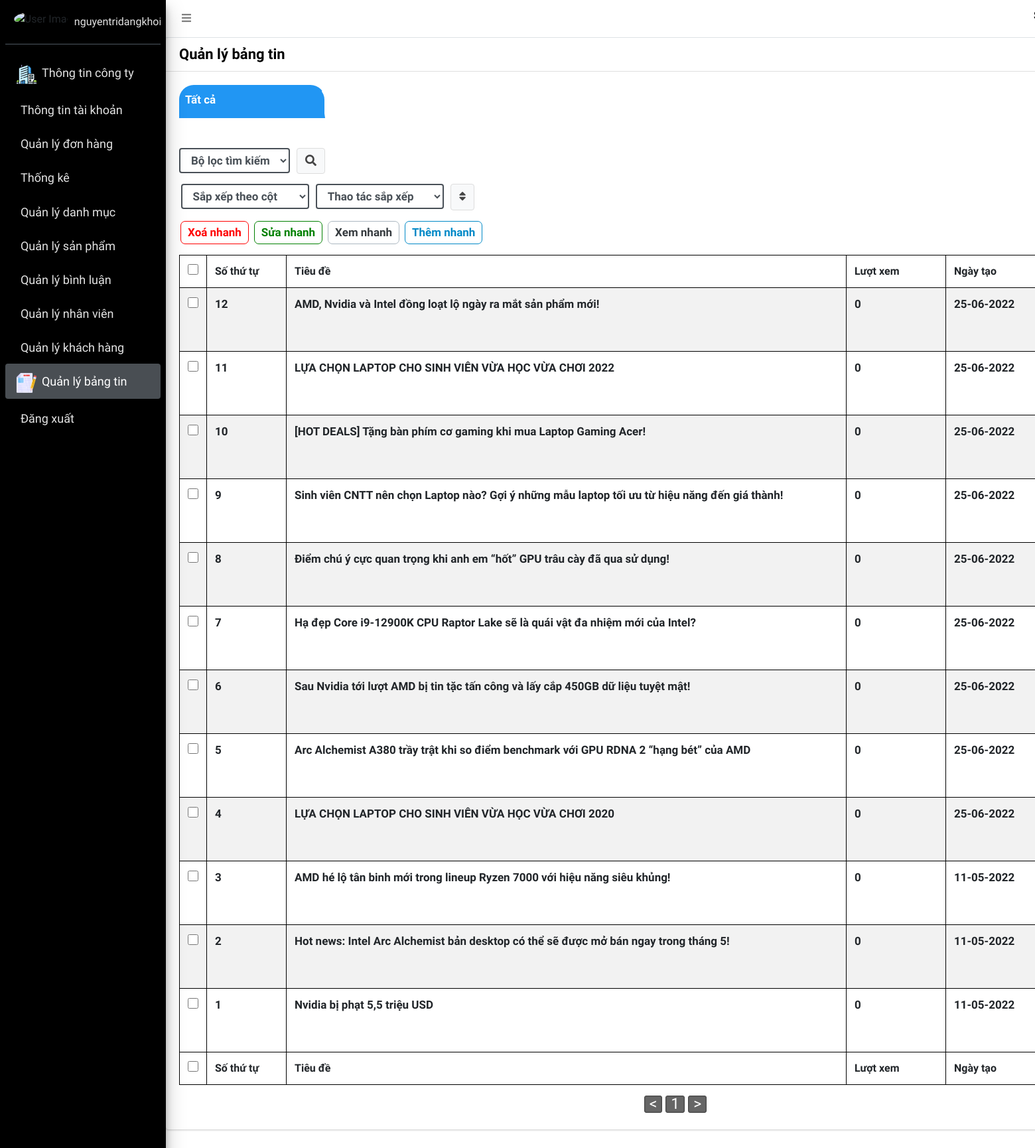
The app's page /admin/notification_manage.php (signed in) with its own data.
### tables this page shows
CREATE TABLE IF NOT EXISTS `notification` (
  `id` int(11) NOT NULL AUTO_INCREMENT COMMENT 'Khoá chính tăng tự động để phân biệt các dòng',
  `title` varchar(255) NOT NULL COMMENT 'Tiêu đề bảng tin',
  `content` text NOT NULL COMMENT 'Nội dung bảng tin',
  `img_name` varchar(255) NOT NULL COMMENT 'Đường dẫn ảnh đại diện bảng tin',
  `is_delete` int(11) NOT NULL DEFAULT '0' COMMENT '1: Đã xoá,0: Chưa xoá',
  `views` int(11) NOT NULL DEFAULT '0' COMMENT 'Số lượt xem',
  `created_at` datetime NOT NULL DEFAULT CURRENT_TIMESTAMP COMMENT 'Thời điểm dòng dữ liệu insert vào bảng này',
  PRIMARY KEY (`id`)
);

### admin/notification_manage.php (the view, shortened to what the rows shown need)
<?php
   if(is_get_method()) {
      include_once("include/head.meta.php");
      $upt_more = isset($_REQUEST['upt_more']) ? $_REQUEST['upt_more'] : null;
      $where = "where 1=1 and is_delete = 0";
      $order_by = "Order by n.id desc";
      $where .= " $order_by";
?>
<link rel="stylesheet" href="css/summernote.min.css">
<div class="container-wrapper" style="margin-left:250px;">
  <div class="container-fluid" style="padding:0px;">
    <section class="content">
        <div class="row">
            <div class="col-12">
               <div class="card">
                  <div class="card-body ok-game-start">
                     <div id="load-all">
                        <link rel="stylesheet" href="css/tab.css">
                        <div id="is-load">
                           <div class="table-game-start">
                           <table id="table-notification_manage" class="table table-bordered table-striped">
                              <thead>
                                 <tr style="cursor:pointer;">
                                    <th style="width:20px !important;">
                                       <input style="width:16px;height:16px;cursor:pointer" type="checkbox" name="check_all" id="" onchange="checkedAll()" <?=$upt_more == 1 ? "checked" : "";?>>
                                    </th>
                                    <th class="w-120 th-so-thu-tu">Số thứ tự <span class="sort ml-10"><i class="sort-asc fas fa-arrow-up"></i><i class="sort-desc fas fa-arrow-down"></i></span></th>
                                    <th class="th-tieu-de">Tiêu đề <span class="sort ml-10"><i class="sort-asc fas fa-arrow-up"></i><i class="sort-desc fas fa-arrow-down"></i></span></th>
                                    <th class="w-150 th-luot-xem">Lượt xem <span class="sort ml-10"><i class="sort-asc fas fa-arrow-up"></i><i class="sort-desc fas fa-arrow-down"></i></span></th>
                                    <th class="w-150 th-ngay-tao">Ngày tạo <span class="sort ml-10"><i class="sort-asc fas fa-arrow-up"></i><i class="sort-desc fas fa-arrow-down"></i></span></th>
                                 </tr>
                              </thead>
                              <?php
                                 $cnt = 0;
                                 $page = isset($_REQUEST['page']) && is_numeric($_REQUEST['page']) && $_REQUEST['page'] > 0 ? $_REQUEST['page'] : 1;
                                 $limit = $_SESSION['paging'];
                                 $start_page = $limit * ($page - 1);
                                 $sql_get_total = "select count(*) as 'countt' from notification n $where";
                                 $total = fetch(sql_query($sql_get_total))['countt'];
                                 $sql_get_product = "select * from notification n $where limit $start_page,$limit";
                              ?>
                              <tbody dt-parent-id dt-items="<?=$total;?>" dt-limit="<?=$limit;?>" dt-page="<?=$page?>" id="list-bang-tin" class="list-notification">
                              <?php
                              $rows = fetch_all(sql_query($sql_get_product));
                              foreach($rows as $row) {
                              ?>
                                 <tr class="<?=$upt_more == 1 ? "selected" : "";?>" id="<?=$row["id"];?>">
                                    <td>
                                       <input style="width:16px;height:16px;cursor:pointer" value="<?=$row["id"];?>" data-shift="<?=$cnt?>" onclick="shiftCheckedRange()" type="checkbox" name="check_id<?=$row["id"];?>" <?=$upt_more == 1 ? "checked" : "";?>>
                                    </td>
                                    <td class="so-thu-tu"><?=$total - ($start_page + $cnt);?></td>
                                    <td class="tieu-de"><?=$upt_more == 1 ? "<input class='kh-inp-ctrl' type='text' name='upt_title' value='$row[title]'><span class='text-danger'></span>" : $row['title'];?></td>
                                    <td class="luot-xem"><?=$row['views']?></td>
                                    <td class="ngay-tao"><?=$row['created_at'] ? Date("d-m-Y",strtotime($row['created_at'])) : "";?></td>
                                 </tr>
                              <?php
                                 $cnt++;
                              }
                              ?>
                              </tbody>
                              <tfoot>
                                 <tr>
                                    <th style="width:20px !important;">
                                       <input style="width:16px;height:16px;cursor:pointer" type="checkbox" name="check_all" id="" onchange="checkedAll()" <?=$upt_more == 1 ? "checked" : "";?>>
                                    </th>
                                    <th>Số thứ tự</th>
                                    <th>Tiêu đề</th>
                                    <th>Lượt xem</th>
                                    <th>Ngày tạo</th>
                                 </tr>
                              </tfoot>
                           </table>
                           </div>
                        </div>
                     </div>
                  </div>
               </div>
            </div>
         </div>
    </section>
  </div>
</div>
<?php
   include_once("include/footer.php");
?>
<?php
   } else if (is_post_method()) {
      $user_id = isset($_SESSION["id"]) ? $_SESSION["id"] : null;
      $id = isset($_REQUEST["id"]) ? $_REQUEST["id"] : null;
      $status = isset($_REQUEST["status"]) ? $_REQUEST["status"] : null;
      $title = isset($_REQUEST["title"]) ? $_REQUEST["title"] : null;
      $content = isset($_REQUEST["content"]) ? $_REQUEST["content"] : null;
      if($status == 'Delete') {
         $success = "Bạn đã xoá dữ liệu thành công";
         $error = "Network has problem. Please try again.";
         $sql_del = "Update notification set is_delete = 1 where id = ?";
         sql_query($sql_del,[$id]);
         echo_json(["id" => $id,"success" => $success,"error" => $error]);
      } else if($status == "Insert") {
         $sql_check_exist = "select count(*) as 'countt' from notification where id = '$id'";
         $row = fetch(sql_query($sql_check_exist));
         if($row['countt'] > 0) {
            $error = "Tiêu đề bảng tin này đã tồn tại.";
            echo_json(['msg' => 'not_ok', 'error' => $error]);
         } else {
            $sql_insert = "Insert into notification(title,content,img_name) values(?,?,?)";
            sql_query($sql_insert,[$title,$content,1]);
            $insert = ins_id();
            $dir = "upload/notify";
            if(!file_exists($dir)) {
               mkdir($dir, 0777);
               chmod($dir, 0777);
            }
            $dir = "upload/notify/" . $insert;
            if(!file_exists($dir)) {
               mkdir($dir, 0777);
               chmod($dir, 0777);
            }
            if($_FILES['img_bangtin_file']['name'] != "") {
               $ext = strtolower(pathinfo($_FILES['img_bangtin_file']['name'],PATHINFO_EXTENSION));
               $file_name = md5(rand(1,999999999)). $id . "." . $ext;
               $file_name = str_replace("_","",$file_name);
               $path = $dir . "/" . $file_name ;
               move_uploaded_file($_FILES['img_bangtin_file']['tmp_name'],$path);
               $sql_update = "update notification set img_name = ? where id = ?";
               sql_query($sql_update,[$path,$insert]);
            }
            echo_json(["msg" => "ok"]);
         }
      } else if($status == "Update") {
         $image = null;
         $dir = "upload/notify/" . $id;
         if(!file_exists($dir)) {
            mkdir($dir, 0777);
            chmod($dir, 0777);
         }
         if($_FILES['img_bangtin_file']['name'] != "") {
            $sql_get_old_file = "select img_name from notification where id = '$id'";
            $old_file = fetch(sql_query($sql_get_old_file))['img_name'];
            if(file_exists($old_file)){
               unlink($old_file);
            }
            $ext = strtolower(pathinfo($_FILES['img_bangtin_file']['name'],PATHINFO_EXTENSION));
            $file_name = md5(rand(1,999999999)). $id . "." . $ext;
            $file_name = str_replace("_","",$file_name);
            $path = $dir . "/" . $file_name ;
            move_uploaded_file($_FILES['img_bangtin_file']['tmp_name'],$path);
            $sql_update = "Update notification set img_name = ? where id = ?";
            sql_query($sql_update,[$path,$id]);
         }
         if($image) {
            $sql_update = "Update notification set title = '$title',content = '$content',img_name='$image' where id = '$id'";
            sql_query($sql_update);
         } else {
            $sql_update = "Update notification set title = '$title',content = '$content' where id = '$id'";
            sql_query($sql_update);
         }
         $success = "Update dữ liệu thành công.";
         $sql_get_file_name = "select img_name from notification where id = '$id'";
         $image = fetch(sql_query($sql_get_file_name));
         if($image) {
            $image = $image['img_name'];
         }
         echo_json(["msg" => "ok",'success' => $success,"id" => $id,"title"=>$title,"content"=>$content]);
      } else if($status == "upt_more") {
         $upt_id = isset($_REQUEST["upt_id"]) ? $_REQUEST["upt_id"] : null;
         $upt_title = isset($_REQUEST["upt_title"]) ? $_REQUEST["upt_title"] : null;
         $sql = "Update notification set title = ? where id = ?";
         sql_query($sql,[$upt_title,$upt_id]);
         echo_json(["msg" => "ok"]);
      } else if($status == "del_more") {
         $rows = isset($_REQUEST['rows']) ? $_REQUEST['rows'] : null;
         $rows = explode(",",$rows);
         foreach($rows as $row) {
            $sql = "Update notification set is_delete = 1 where id = '$row'";
            sql_query($sql);
         }
         echo_json(["msg" => "ok"]);
      } else if($status == "ins_more") {
         $ins_title = isset($_REQUEST["ins_title"]) ? $_REQUEST["ins_title"] : null;
         $ins_content = isset($_REQUEST["ins_content"]) ? $_REQUEST["ins_content"] : null;
         $ins_img = isset($_REQUEST["ins_img"]) ? $_REQUEST["ins_img"] : null;
         $dir = "upload/notify/";
         $sql = "Insert into notification(title,content,img_name) values(?,?,?)";
         sql_query($sql,[$ins_title,$ins_content,1]);
         $insert = ins_id();
         if(!file_exists($dir)) {
            mkdir($dir, 0777);
            chmod($dir, 0777);
         }
         $dir = "upload/notify/" . $insert;
         if(!file_exists($dir)) {
            mkdir($dir, 0777);
            chmod($dir, 0777);
         }
         if($_FILES['ins_img']['name'] != "") {
            $ext = strtolower(pathinfo($_FILES['ins_img']['name'],PATHINFO_EXTENSION));
            $file_name = md5(rand(1,999999999)). $id . "." . $ext;
            $file_name = str_replace("_","",$file_name);
            $path = $dir . "/" . $file_name ;
            move_uploaded_file($_FILES['ins_img']['tmp_name'],$path);
            $sql_update = "update notification set img_name = ? where id = ?";
            sql_query($sql_update,[$path,$insert]);
         }
         echo_json(["msg" => "ok"]);
      } else if($status == "ins_all") {
         $len = isset($_REQUEST["len"]) ? $_REQUEST["len"] : null;
         $ins_title = isset($_REQUEST["ins_title"]) ? $_REQUEST["ins_title"] : null;
         $ins_content = isset($_REQUEST["ins_content"]) ? $_REQUEST["ins_content"] : null;
         $ins_img = isset($_FILES["ins_img"]) ? $_FILES["ins_img"] : null;
         $dir = "upload/notify/";
         for($i = 0 ; $i < $len ; $i++) {
            $sql = "Insert into notification(title,content,img_name) values(?,?,?)";
            sql_query($sql,[$ins_title[$i],$ins_content[$i],1]);
            $insert = ins_id();
            if(!file_exists($dir)) {
               mkdir($dir, 0777);
               chmod($dir, 0777);
            }
            $dir = "upload/notify/" . $insert;
            if(!file_exists($dir)) {
               mkdir($dir, 0777);
               chmod($dir, 0777);
            }
            if($_FILES['ins_img']['name'][$i] != "") {
               $ext = strtolower(pathinfo($_FILES['ins_img']['name'][$i],PATHINFO_EXTENSION));
               $file_name = md5(rand(1,999999999)). $insert . "." . $ext;
               $file_name = str_replace("_","",$file_name);
               $path = $dir . "/" . $file_name ;
               move_uploaded_file($_FILES['ins_img']['tmp_name'][$i],$path);
               $sql_update = "update notification set img_name = ? where id = ?";
               sql_query($sql_update,[$path,$insert]);
            }
         }
         echo_json(["msg" => "ok"]);
      } else if($status == "upt_all") {
         $upt_id = isset($_REQUEST["upt_id"]) ? $_REQUEST["upt_id"] : null;
         $upt_title = isset($_REQUEST["upt_title"]) ? $_REQUEST["upt_title"] : null;
         $len = isset($_REQUEST["len"]) ? $_REQUEST["len"] : null;
         if($len && is_numeric($len)) {
            for($i = 0 ; $i < $len ; $i++){
               $sql = "Update notification set title = ? where id = ?";
               sql_query($sql,[$upt_title[$i],$upt_id[$i]]);
            }
            echo_json(["msg" => "ok"]);
         }
      } else if($status == "saveTabFilter") {
         $_SESSION['notification_tab_id'] = isset($_SESSION['notification_tab_id']) ? $_SESSION['notification_tab_id'] + 1 : 1;
         $tab_name = isset($_SESSION['notification_tab_id']) ? "tab_" . $_SESSION['notification_tab_id'] : null;
         $tab_urlencode = isset($_REQUEST['tab_urlencode']) ? $_REQUEST['tab_urlencode'] : null;
         $tab_unique = uniqid("tab_");
         $_SESSION['notification_manage_tab'] = isset($_SESSION['notification_manage_tab']) ? $_SESSION['notification_manage_tab'] : [];
         array_push($_SESSION['notification_manage_tab'],[
            "tab_unique" => $tab_unique,
            "tab_name" => $tab_name,
            "tab_urlencode" => $tab_urlencode . "&tab_unique=$tab_unique",
         ]);
         echo_json(["msg" => "ok","tab_name" => $tab_name,"tab_index" => count($_SESSION['notification_manage_tab'])- 1,"tab_urlencode" => $tab_urlencode . "&tab_unique=$tab_unique"]);
      } else if($status == "deleteTabFilter") {
         $index = isset($_REQUEST['index']) ? $_REQUEST['index'] : null;
         $is_active_2 = isset($_REQUEST['is_active_2']) ? $_REQUEST['is_active_2'] : null;
         array_splice($_SESSION['notification_manage_tab'],$index,1);
         if(trim($is_active_2) == "") {
             echo_json(["msg" => "ok"]);
         }  else if($is_active_2 == 1) {
             if(array_key_exists($index,$_SESSION['notification_manage_tab'])) {
                 echo_json(["msg" => "ok","tab_urlencode" => $_SESSION['notification_manage_tab'][$index]['tab_urlencode']]);
             } else if(array_key_exists($index - 1,$_SESSION['notification_manage_tab'])){
                 echo_json(["msg" => "ok","tab_urlencode" => $_SESSION['notification_manage_tab'][$index - 1]['tab_urlencode']]);
             } else {
                 echo_json(["msg" => "ok","tab_urlencode" => "notification_manage.php?tab_unique=all"]);
             }
         }
      } else if($status == "changeTabNameFilter") {
         $index = isset($_REQUEST['index']) ? $_REQUEST['index'] : null;
         $new_tab_name = isset($_REQUEST['new_tab_name']) ? $_REQUEST['new_tab_name'] : null;
         $_SESSION['notification_manage_tab'][$index]['tab_name'] = $new_tab_name;
         echo_json(["msg" => "ok","tab_urlencode" => $_SESSION['notification_manage_tab'][$index]['tab_urlencode']]);
     }
   }
?>

### records on screen
notification: cnt "12", title "AMD, Nvidia và Intel đồng loạt lộ ngày ra mắt sản phẩm mới!", views "0", created_at "25-06-2022"
notification: cnt "11", title "LỰA CHỌN LAPTOP CHO SINH VIÊN VỪA HỌC VỪA CHƠI 2022", views "0", created_at "25-06-2022"
notification: cnt "10", title "[HOT DEALS] Tặng bàn phím cơ gaming khi mua Laptop Gaming Acer!", views "0", created_at "25-06-2022"
notification: cnt "9", title "Sinh viên CNTT nên chọn Laptop nào? Gợi ý những mẫu laptop tối ưu từ hiệu năng đến giá thành!", views "0", created_at "25-06-2022"
notification: cnt "8", title "Điểm chú ý cực quan trọng khi anh em “hốt” GPU trâu cày đã qua sử dụng!", views "0", created_at "25-06-2022"
notification: cnt "7", title "Hạ đẹp Core i9-12900K CPU Raptor Lake sẽ là quái vật đa nhiệm mới của Intel?", views "0", created_at "25-06-2022"
notification: cnt "6", title "Sau Nvidia tới lượt AMD bị tin tặc tấn công và lấy cắp 450GB dữ liệu tuyệt mật!", views "0", created_at "25-06-2022"
notification: cnt "5", title "Arc Alchemist A380 trầy trật khi so điểm benchmark với GPU RDNA 2 “hạng bét” của AMD", views "0", created_at "25-06-2022"
notification: cnt "4", title "LỰA CHỌN LAPTOP CHO SINH VIÊN VỪA HỌC VỪA CHƠI 2020", views "0", created_at "25-06-2022"
notification: cnt "3", title "AMD hé lộ tân binh mới trong lineup Ryzen 7000 với hiệu năng siêu khủng!", views "0", created_at "11-05-2022"
notification: cnt "2", title "Hot news: Intel Arc Alchemist bản desktop có thể sẽ được mở bán ngay trong tháng 5!", views "0", created_at "11-05-2022"
notification: cnt "1", title "Nvidia bị phạt 5,5 triệu USD", views "0", created_at "11-05-2022"
